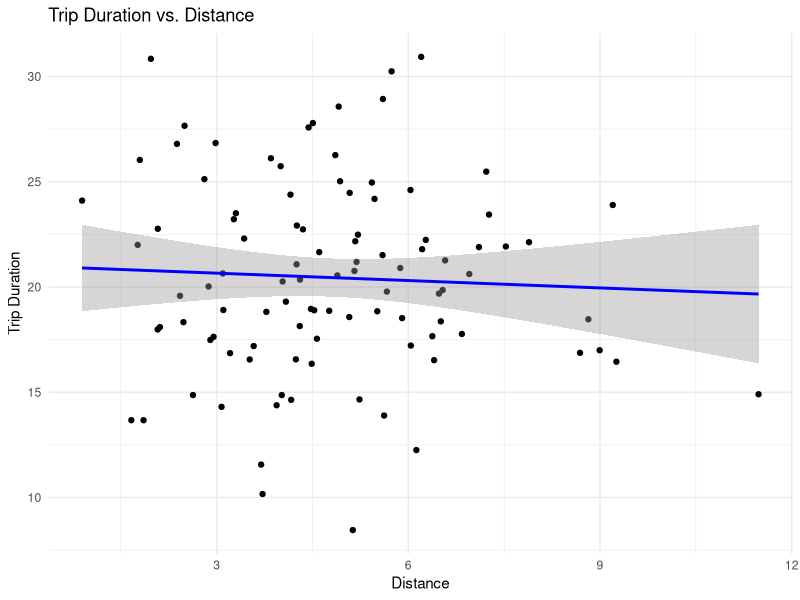
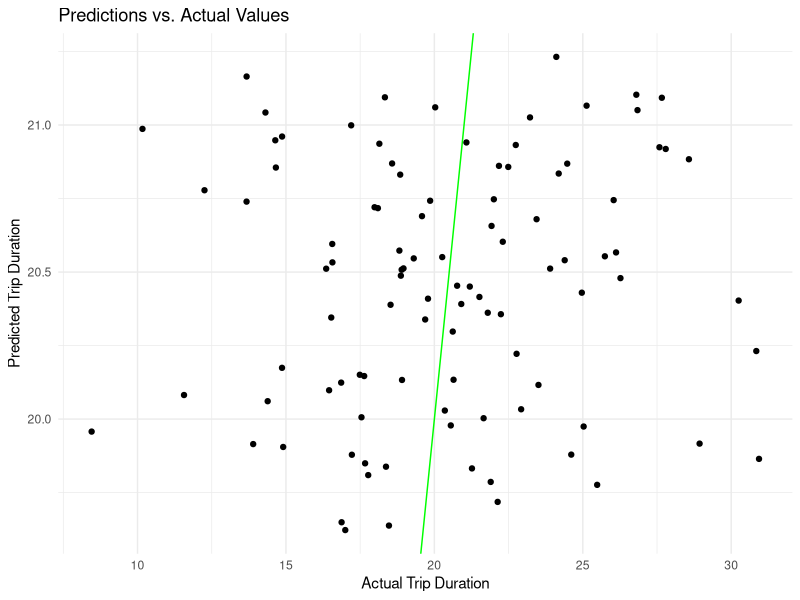

Write the R code that produced these figures, in order.
library(readr)
library(tidyr)
library(dplyr)
library(ggplot2)

# Dataset
set.seed(123) # For reproducibility
data <- tibble(
  trip_duration = rnorm(100, mean = 20, sd = 5), # Target variable
  distance = rnorm(100, mean = 5, sd = 2),       # Predictor variable
  time_of_day = sample(c("morning", "afternoon", "evening"), 100, replace = TRUE) # Categorical variable
)

# Factor declaration
data <- data %>%
  mutate(time_of_day = as.factor(time_of_day))

# Data preprocessing
data <- data %>%
  drop_na() %>% # Remove rows with NA values
  mutate(across(where(is.character), as.factor)) # Convert character columns to factors

# Building a linear regression model
model <- lm(trip_duration ~ distance + time_of_day, data = data)

#Check
summary(model)

# Prediction check (model)
predictions <- predict(model, newdata = data)

# Appying to the original data
data$predictions <- predictions

# Prediction check (data)
head(data)

# Best fit line
ggplot(data, aes(x = distance, y = trip_duration)) +
  geom_point() +
  geom_smooth(method = "lm", col = "blue") +
  labs(title = "Trip Duration vs. Distance",
       x = "Distance",
       y = "Trip Duration") +
  theme_minimal()

# Error Plot
ggplot(data, aes(x = trip_duration, y = predictions)) +
  geom_point() +
  geom_abline(intercept = 0, slope = 1, col = "green") +
  labs(title = "Predictions vs. Actual Values",
       x = "Actual Trip Duration",
       y = "Predicted Trip Duration") +
  theme_minimal()


